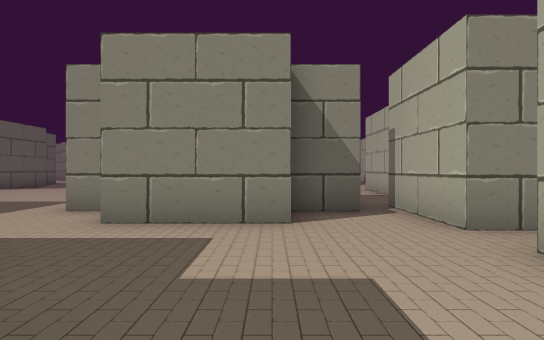
view 1 (above)

18 first-person views from a walk through a scene from a Unity 3-D project. The camera is 1.4 m above the floor, looks level and sees 80° across. The floor is counted in squares, 2 m on a side. Each view is taken from the middle of a square. On the plan, view 1 faces up. The plan holds only what a view shows up to about 10 squares ahead; the rest is blank. The place goes on beyond the plan. The player is left out.

view 2
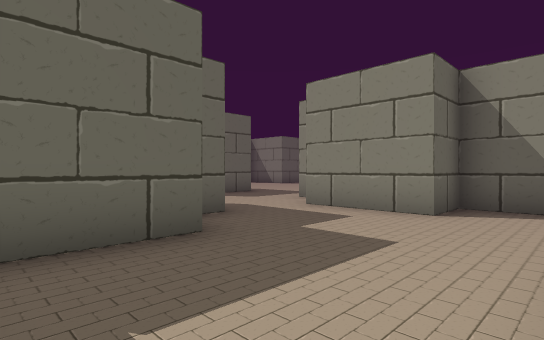

view 3
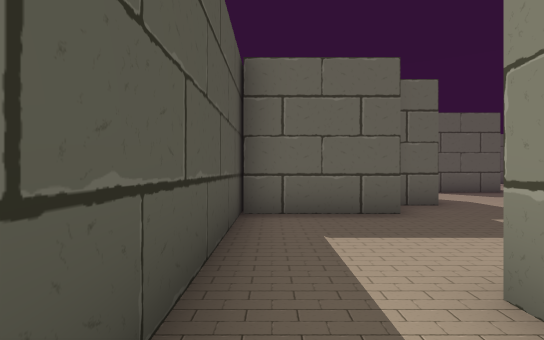

view 4
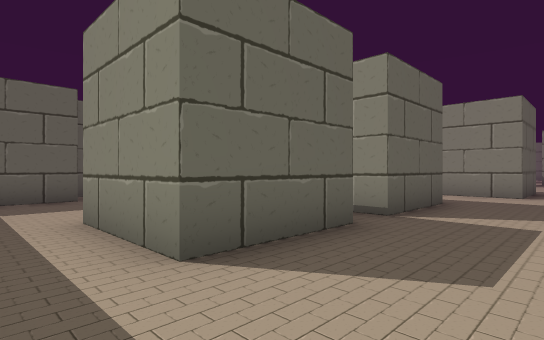

view 5
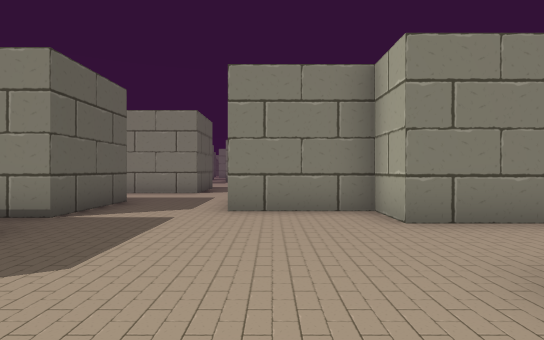

view 6
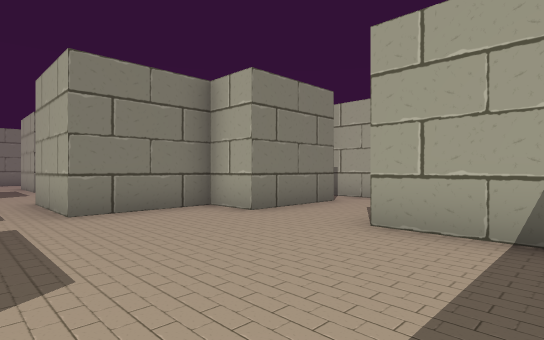

view 7
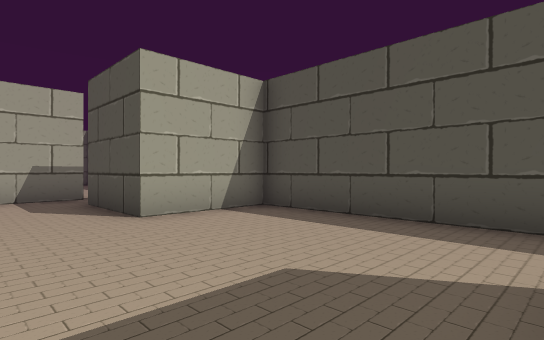

view 8
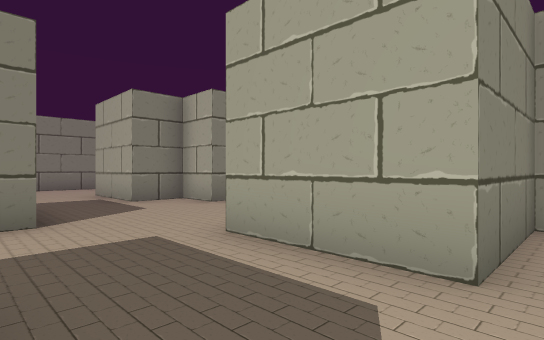

view 9
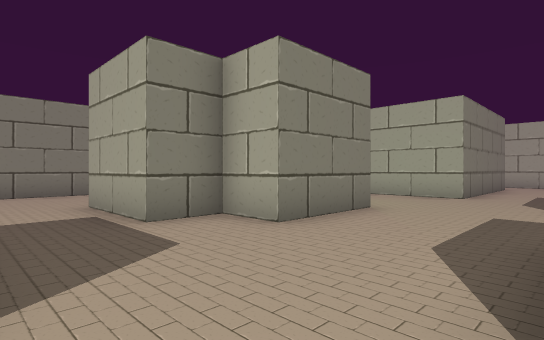

view 10
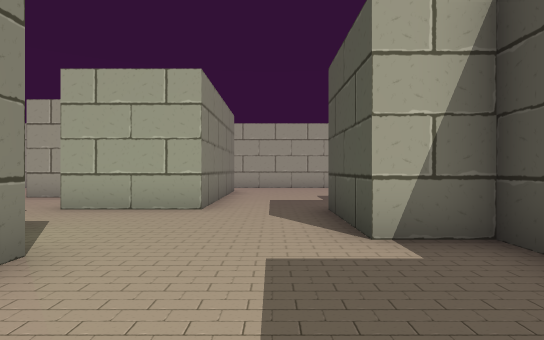

view 11
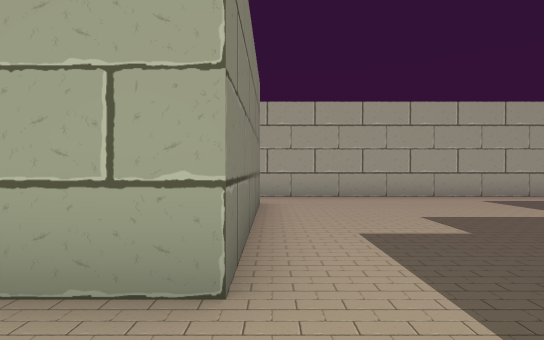

view 12
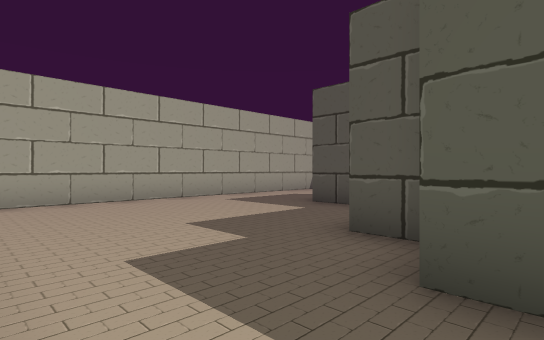

view 13
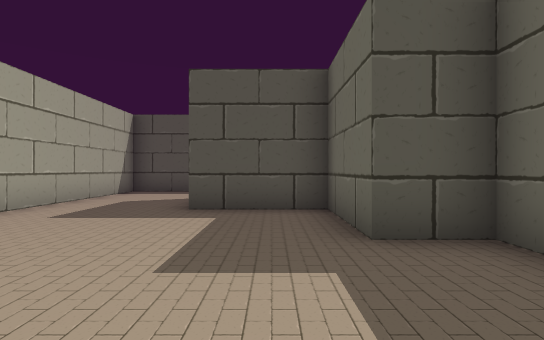

view 14
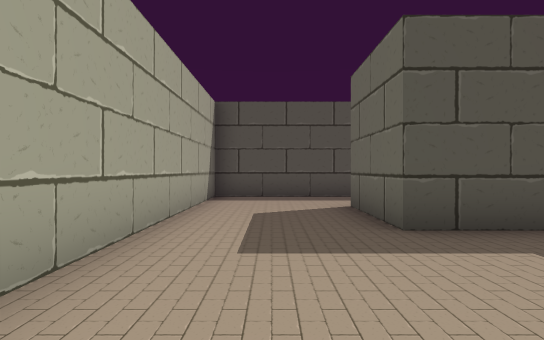

view 15
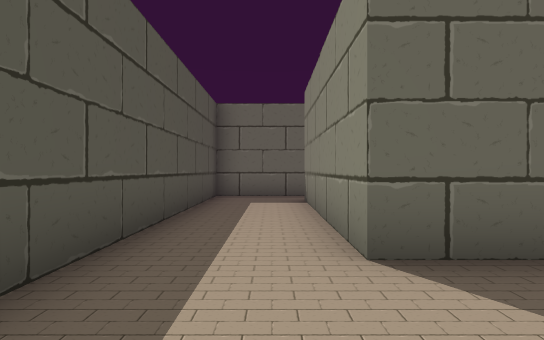

view 16
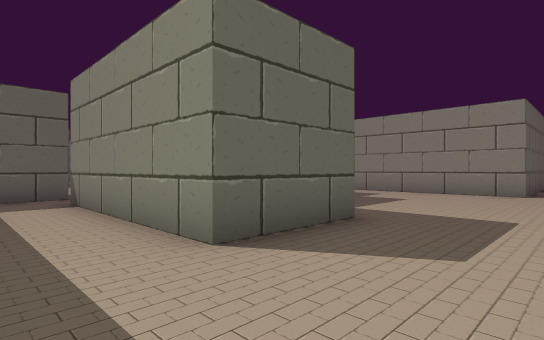

view 17
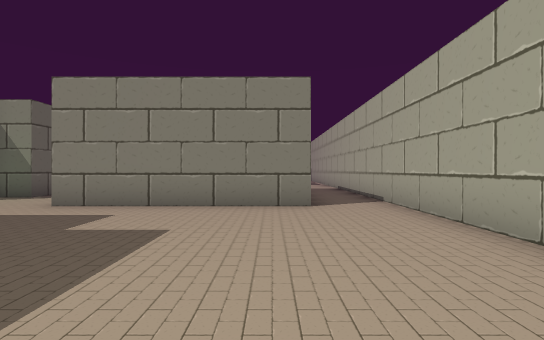

view 18
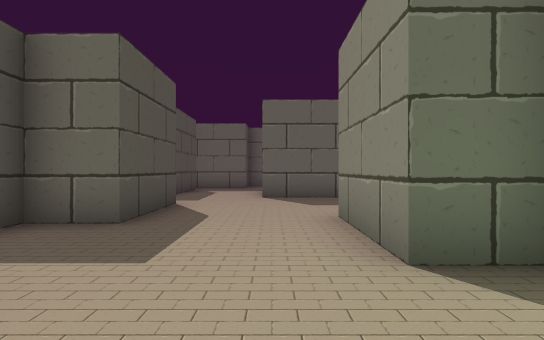

### Floor plan
Ten units are one square. View 1 is at (0, 0); x grows to the right and y downward. Boxes are objects, and circles mark ways between rooms. Rooms are numbered by the first view taken in them; rooms with no view inside come last. Other rooms are left out.
<svg viewBox="-30 -125 250 145">
<path fill="none" stroke="#000" d="M-12 -11 -12 15 25 15M-24 -24 -24 -12M23 -38 23 -62M16 -55 3 -55 3 -43 -22 -43M48 -28 48 -3 22 -3M40 -63 48 -63 48 -38 23 -38M54 15 98 15 98 -10 123 -10M122 -32 98 -32 98 -45 73 -45 73 -70M46 -88 36 -88M25 15 35 15M135 -7 135 -41M147 -64 147 -57 160 -57 160 -32 185 -32 185 -7 135 -7M198 -92 148 -92 148 -104M116 -57 123 -57 123 -70 148 -70M123 -10 123 15 215 15 215 -85M116 -110 116 -100 91 -100M129 -120 129 -112 120 -112M84 -70 98 -70 98 -58"/>
<circle cx="35" cy="-30" r="3" fill="#2a7"/>
<circle cx="35" cy="5" r="3" fill="#2a7"/>
<circle cx="130" cy="-10" r="3" fill="#2a7"/>
<text x="0" y="-20">1</text>
<text x="70" y="-30">2</text>
<text x="170" y="-50">3</text>
</svg>
Room 1 opens to room 2. Room 2 opens to room 3.

Where each view was taken, in squares from view 1:
view 1: 0 up, 0 right, facing up
view 2: 1 down, 2 right, facing up-left
view 3: 1 down, 4 right, facing left
view 4: 1 down, 7 right, facing up-left
view 5: 1 down, 8 right, facing up
view 6: 1 down, 6 right, facing up-right
view 7: 3 up, 5 right, facing down-right
view 8: 4 up, 5 right, facing up-right
view 9: 7 up, 6 right, facing up-right
view 10: 8 up, 9 right, facing right
view 11: 9 up, 13 right, facing right
view 12: 9 up, 14 right, facing down-right
view 13: 9 up, 17 right, facing down
view 14: 7 up, 20 right, facing down
view 15: 0 up, 21 right, facing left
view 16: 1 down, 21 right, facing up-left
view 17: 3 up, 19 right, facing up
view 18: 9 up, 14 right, facing left
